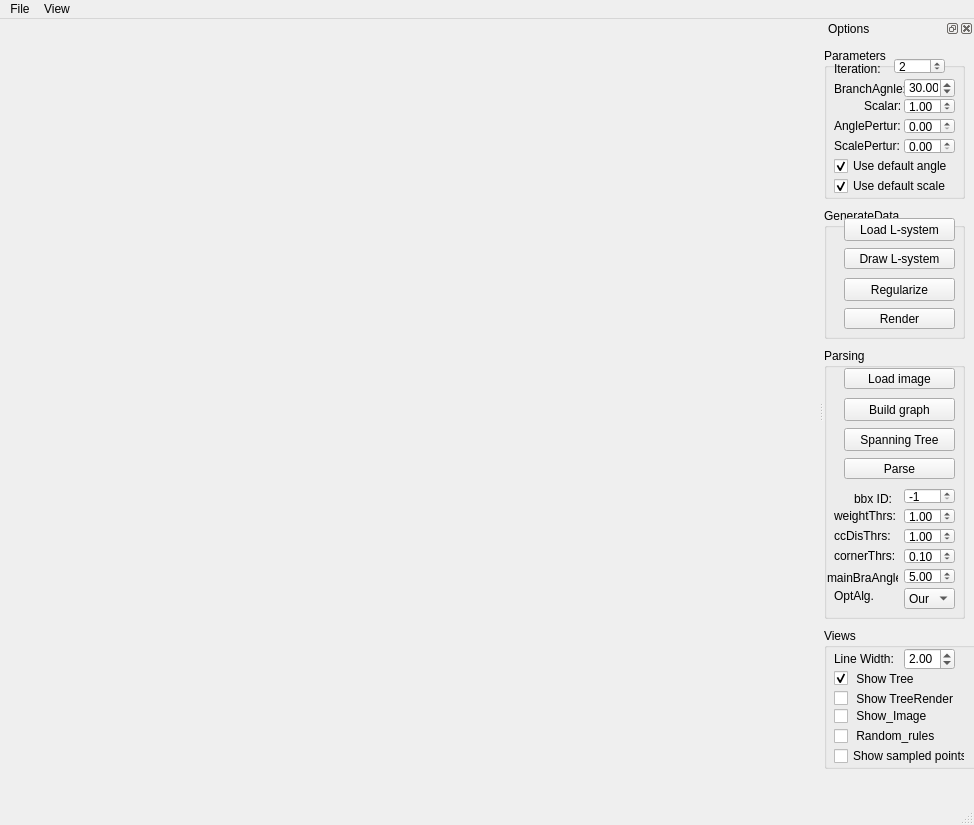
<?xml version="1.0" encoding="UTF-8"?>
<ui version="4.0">
 <author>Jianwei Guo</author>
 <class>MainWindow</class>
 <widget class="QMainWindow" name="MainWindow">
  <property name="geometry">
   <rect>
    <x>0</x>
    <y>0</y>
    <width>974</width>
    <height>825</height>
   </rect>
  </property>
  <property name="sizePolicy">
   <sizepolicy hsizetype="Fixed" vsizetype="Fixed">
    <horstretch>0</horstretch>
    <verstretch>0</verstretch>
   </sizepolicy>
  </property>
  <property name="minimumSize">
   <size>
    <width>512</width>
    <height>512</height>
   </size>
  </property>
  <property name="maximumSize">
   <size>
    <width>2048</width>
    <height>2048</height>
   </size>
  </property>
  <property name="windowTitle">
   <string>IPML2D</string>
  </property>
  <widget class="QWidget" name="centralwidget">
   <layout class="QGridLayout">
    <item row="0" column="0">
     <widget class="GlViewer" name="viewer" native="true">
      <property name="enabled">
       <bool>true</bool>
      </property>
      <property name="sizePolicy">
       <sizepolicy hsizetype="Preferred" vsizetype="Preferred">
        <horstretch>0</horstretch>
        <verstretch>0</verstretch>
       </sizepolicy>
      </property>
      <property name="minimumSize">
       <size>
        <width>512</width>
        <height>512</height>
       </size>
      </property>
      <property name="maximumSize">
       <size>
        <width>512</width>
        <height>512</height>
       </size>
      </property>
      <property name="focusPolicy">
       <enum>Qt::StrongFocus</enum>
      </property>
      <property name="autoFillBackground">
       <bool>false</bool>
      </property>
      <property name="locale">
       <locale language="English" country="UnitedStates"/>
      </property>
     </widget>
    </item>
   </layout>
  </widget>
  <widget class="QStatusBar" name="statusbar"/>
  <widget class="QMenuBar" name="menuBar">
   <property name="geometry">
    <rect>
     <x>0</x>
     <y>0</y>
     <width>974</width>
     <height>26</height>
    </rect>
   </property>
   <widget class="QMenu" name="menuFile">
    <property name="title">
     <string>File</string>
    </property>
   </widget>
   <widget class="QMenu" name="menuView">
    <property name="title">
     <string>View</string>
    </property>
    <addaction name="actionOptionDialog"/>
   </widget>
   <addaction name="menuFile"/>
   <addaction name="menuView"/>
  </widget>
  <widget class="QDockWidget" name="dockWidget_optionsDialog">
   <property name="minimumSize">
    <size>
     <width>150</width>
     <height>400</height>
    </size>
   </property>
   <property name="windowTitle">
    <string>Options</string>
   </property>
   <attribute name="dockWidgetArea">
    <number>2</number>
   </attribute>
   <widget class="QWidget" name="dockWidgetContents">
    <widget class="QGroupBox" name="groupBox_operation">
     <property name="geometry">
      <rect>
       <x>0</x>
       <y>170</y>
       <width>141</width>
       <height>131</height>
      </rect>
     </property>
     <property name="title">
      <string>GenerateData</string>
     </property>
     <widget class="QPushButton" name="pushButton_loadLSystem">
      <property name="geometry">
       <rect>
        <x>20</x>
        <y>10</y>
        <width>111</width>
        <height>23</height>
       </rect>
      </property>
      <property name="text">
       <string>Load L-system</string>
      </property>
     </widget>
     <widget class="QPushButton" name="pushButton_render">
      <property name="geometry">
       <rect>
        <x>20</x>
        <y>100</y>
        <width>111</width>
        <height>21</height>
       </rect>
      </property>
      <property name="text">
       <string>Render</string>
      </property>
     </widget>
     <widget class="QPushButton" name="pushButton_drawLsystem">
      <property name="geometry">
       <rect>
        <x>20</x>
        <y>40</y>
        <width>111</width>
        <height>21</height>
       </rect>
      </property>
      <property name="text">
       <string>Draw L-system</string>
      </property>
     </widget>
     <widget class="QPushButton" name="pushButton_regularize">
      <property name="geometry">
       <rect>
        <x>20</x>
        <y>70</y>
        <width>111</width>
        <height>23</height>
       </rect>
      </property>
      <property name="text">
       <string>Regularize</string>
      </property>
     </widget>
    </widget>
    <widget class="QGroupBox" name="groupBox_parameters">
     <property name="geometry">
      <rect>
       <x>0</x>
       <y>10</y>
       <width>141</width>
       <height>151</height>
      </rect>
     </property>
     <property name="title">
      <string>Parameters</string>
     </property>
     <widget class="QLabel" name="label_branchAngle">
      <property name="geometry">
       <rect>
        <x>10</x>
        <y>30</y>
        <width>91</width>
        <height>21</height>
       </rect>
      </property>
      <property name="text">
       <string>BranchAgnle:</string>
      </property>
     </widget>
     <widget class="QDoubleSpinBox" name="doubleSpinBox_branchAngle">
      <property name="geometry">
       <rect>
        <x>80</x>
        <y>30</y>
        <width>51</width>
        <height>20</height>
       </rect>
      </property>
      <property name="decimals">
       <number>2</number>
      </property>
      <property name="maximum">
       <double>90.000000000000000</double>
      </property>
      <property name="singleStep">
       <double>0.010000000000000</double>
      </property>
      <property name="value">
       <double>30.000000000000000</double>
      </property>
     </widget>
     <widget class="QSpinBox" name="spinBox_Iter">
      <property name="geometry">
       <rect>
        <x>70</x>
        <y>10</y>
        <width>51</width>
        <height>16</height>
       </rect>
      </property>
      <property name="maximum">
       <number>100</number>
      </property>
      <property name="value">
       <number>2</number>
      </property>
     </widget>
     <widget class="QLabel" name="label_iteration">
      <property name="geometry">
       <rect>
        <x>10</x>
        <y>10</y>
        <width>61</width>
        <height>21</height>
       </rect>
      </property>
      <property name="text">
       <string>Iteration:</string>
      </property>
     </widget>
     <widget class="QCheckBox" name="checkBox_useSetBranchAngle">
      <property name="geometry">
       <rect>
        <x>10</x>
        <y>110</y>
        <width>131</width>
        <height>16</height>
       </rect>
      </property>
      <property name="text">
       <string>Use default angle</string>
      </property>
      <property name="checked">
       <bool>true</bool>
      </property>
     </widget>
     <widget class="QDoubleSpinBox" name="doubleSpinBox_anglePerturbation">
      <property name="geometry">
       <rect>
        <x>80</x>
        <y>70</y>
        <width>51</width>
        <height>16</height>
       </rect>
      </property>
      <property name="maximum">
       <double>90.000000000000000</double>
      </property>
      <property name="singleStep">
       <double>0.010000000000000</double>
      </property>
     </widget>
     <widget class="QLabel" name="label_anglePerturbation">
      <property name="geometry">
       <rect>
        <x>10</x>
        <y>70</y>
        <width>91</width>
        <height>16</height>
       </rect>
      </property>
      <property name="text">
       <string>AnglePertur:</string>
      </property>
     </widget>
     <widget class="QCheckBox" name="checkBox_useSetScale">
      <property name="geometry">
       <rect>
        <x>10</x>
        <y>130</y>
        <width>131</width>
        <height>16</height>
       </rect>
      </property>
      <property name="text">
       <string>Use default scale</string>
      </property>
      <property name="checked">
       <bool>true</bool>
      </property>
     </widget>
     <widget class="QDoubleSpinBox" name="doubleSpinBox_scale">
      <property name="geometry">
       <rect>
        <x>80</x>
        <y>50</y>
        <width>51</width>
        <height>16</height>
       </rect>
      </property>
      <property name="singleStep">
       <double>0.010000000000000</double>
      </property>
      <property name="value">
       <double>1.000000000000000</double>
      </property>
     </widget>
     <widget class="QLabel" name="label_scale">
      <property name="geometry">
       <rect>
        <x>40</x>
        <y>50</y>
        <width>41</width>
        <height>16</height>
       </rect>
      </property>
      <property name="text">
       <string>Scalar:</string>
      </property>
     </widget>
     <widget class="QDoubleSpinBox" name="doubleSpinBox">
      <property name="geometry">
       <rect>
        <x>80</x>
        <y>90</y>
        <width>51</width>
        <height>16</height>
       </rect>
      </property>
     </widget>
     <widget class="QLabel" name="label">
      <property name="geometry">
       <rect>
        <x>10</x>
        <y>90</y>
        <width>71</width>
        <height>16</height>
       </rect>
      </property>
      <property name="text">
       <string>ScalePertur:</string>
      </property>
     </widget>
    </widget>
    <widget class="QGroupBox" name="groupBox_views">
     <property name="geometry">
      <rect>
       <x>0</x>
       <y>590</y>
       <width>161</width>
       <height>141</height>
      </rect>
     </property>
     <property name="title">
      <string>Views</string>
     </property>
     <widget class="QCheckBox" name="checkBox_showTreeRender">
      <property name="geometry">
       <rect>
        <x>10</x>
        <y>60</y>
        <width>121</width>
        <height>21</height>
       </rect>
      </property>
      <property name="text">
       <string> Show TreeRender</string>
      </property>
     </widget>
     <widget class="QLabel" name="label_LineWidth">
      <property name="geometry">
       <rect>
        <x>10</x>
        <y>20</y>
        <width>71</width>
        <height>21</height>
       </rect>
      </property>
      <property name="text">
       <string>Line Width:</string>
      </property>
     </widget>
     <widget class="QDoubleSpinBox" name="doubleSpinBox_LineWidth">
      <property name="geometry">
       <rect>
        <x>80</x>
        <y>20</y>
        <width>51</width>
        <height>22</height>
       </rect>
      </property>
      <property name="decimals">
       <number>2</number>
      </property>
      <property name="minimum">
       <double>0.010000000000000</double>
      </property>
      <property name="maximum">
       <double>20.000000000000000</double>
      </property>
      <property name="singleStep">
       <double>1.000000000000000</double>
      </property>
      <property name="value">
       <double>2.000000000000000</double>
      </property>
     </widget>
     <widget class="QCheckBox" name="checkBox_showTree">
      <property name="geometry">
       <rect>
        <x>10</x>
        <y>40</y>
        <width>111</width>
        <height>21</height>
       </rect>
      </property>
      <property name="text">
       <string> Show Tree</string>
      </property>
      <property name="checked">
       <bool>true</bool>
      </property>
     </widget>
     <widget class="QCheckBox" name="checkBox_showImage">
      <property name="geometry">
       <rect>
        <x>10</x>
        <y>80</y>
        <width>111</width>
        <height>16</height>
       </rect>
      </property>
      <property name="text">
       <string> Show_Image</string>
      </property>
     </widget>
     <widget class="QCheckBox" name="checkBox_randomRule">
      <property name="geometry">
       <rect>
        <x>10</x>
        <y>100</y>
        <width>111</width>
        <height>16</height>
       </rect>
      </property>
      <property name="text">
       <string> Random_rules</string>
      </property>
      <property name="checked">
       <bool>false</bool>
      </property>
     </widget>
     <widget class="QCheckBox" name="checkBox_showSampledPoints">
      <property name="geometry">
       <rect>
        <x>10</x>
        <y>120</y>
        <width>131</width>
        <height>16</height>
       </rect>
      </property>
      <property name="text">
       <string>Show sampled points</string>
      </property>
     </widget>
    </widget>
    <widget class="QGroupBox" name="groupBox_parsing">
     <property name="geometry">
      <rect>
       <x>0</x>
       <y>310</y>
       <width>141</width>
       <height>271</height>
      </rect>
     </property>
     <property name="title">
      <string>Parsing</string>
     </property>
     <widget class="QPushButton" name="pushButton_loadParsing">
      <property name="geometry">
       <rect>
        <x>20</x>
        <y>20</y>
        <width>111</width>
        <height>21</height>
       </rect>
      </property>
      <property name="text">
       <string>Load image</string>
      </property>
     </widget>
     <widget class="QLabel" name="label_bbxID">
      <property name="geometry">
       <rect>
        <x>30</x>
        <y>140</y>
        <width>41</width>
        <height>21</height>
       </rect>
      </property>
      <property name="text">
       <string>bbx ID:</string>
      </property>
     </widget>
     <widget class="QSpinBox" name="spinBox_bbxID">
      <property name="geometry">
       <rect>
        <x>80</x>
        <y>140</y>
        <width>51</width>
        <height>16</height>
       </rect>
      </property>
      <property name="minimum">
       <number>-1</number>
      </property>
      <property name="maximum">
       <number>200</number>
      </property>
      <property name="singleStep">
       <number>10</number>
      </property>
      <property name="value">
       <number>-1</number>
      </property>
      <property name="displayIntegerBase">
       <number>10</number>
      </property>
     </widget>
     <widget class="QPushButton" name="pushButton_parseGrammar">
      <property name="geometry">
       <rect>
        <x>20</x>
        <y>110</y>
        <width>111</width>
        <height>21</height>
       </rect>
      </property>
      <property name="text">
       <string>Parse</string>
      </property>
     </widget>
     <widget class="QPushButton" name="pushButton_buildGraph">
      <property name="geometry">
       <rect>
        <x>20</x>
        <y>50</y>
        <width>111</width>
        <height>23</height>
       </rect>
      </property>
      <property name="text">
       <string>Build graph</string>
      </property>
     </widget>
     <widget class="QDoubleSpinBox" name="doubleSpinBox_weightThrs">
      <property name="geometry">
       <rect>
        <x>80</x>
        <y>160</y>
        <width>51</width>
        <height>16</height>
       </rect>
      </property>
      <property name="maximum">
       <double>20.000000000000000</double>
      </property>
      <property name="singleStep">
       <double>0.010000000000000</double>
      </property>
      <property name="value">
       <double>1.000000000000000</double>
      </property>
     </widget>
     <widget class="QLabel" name="label_weightThrs">
      <property name="geometry">
       <rect>
        <x>10</x>
        <y>160</y>
        <width>71</width>
        <height>16</height>
       </rect>
      </property>
      <property name="text">
       <string>weightThrs:</string>
      </property>
     </widget>
     <widget class="QDoubleSpinBox" name="doubleSpinBox_centerDisThrs">
      <property name="geometry">
       <rect>
        <x>80</x>
        <y>180</y>
        <width>51</width>
        <height>16</height>
       </rect>
      </property>
      <property name="maximum">
       <double>15.000000000000000</double>
      </property>
      <property name="singleStep">
       <double>0.010000000000000</double>
      </property>
      <property name="value">
       <double>1.000000000000000</double>
      </property>
     </widget>
     <widget class="QLabel" name="label_centerDisThrs">
      <property name="geometry">
       <rect>
        <x>10</x>
        <y>180</y>
        <width>61</width>
        <height>16</height>
       </rect>
      </property>
      <property name="text">
       <string>ccDisThrs:</string>
      </property>
     </widget>
     <widget class="QDoubleSpinBox" name="doubleSpinBox_cornerDisThrs">
      <property name="geometry">
       <rect>
        <x>80</x>
        <y>200</y>
        <width>51</width>
        <height>16</height>
       </rect>
      </property>
      <property name="maximum">
       <double>10.000000000000000</double>
      </property>
      <property name="singleStep">
       <double>0.010000000000000</double>
      </property>
      <property name="value">
       <double>0.100000000000000</double>
      </property>
     </widget>
     <widget class="QLabel" name="label__cornerDisThrs">
      <property name="geometry">
       <rect>
        <x>10</x>
        <y>200</y>
        <width>71</width>
        <height>16</height>
       </rect>
      </property>
      <property name="text">
       <string>cornerThrs:</string>
      </property>
     </widget>
     <widget class="QPushButton" name="pushButton_extractSpanningTree">
      <property name="geometry">
       <rect>
        <x>20</x>
        <y>80</y>
        <width>111</width>
        <height>23</height>
       </rect>
      </property>
      <property name="text">
       <string>Spanning Tree</string>
      </property>
     </widget>
     <widget class="QDoubleSpinBox" name="doubleSpinBox_mianBranchAngle">
      <property name="geometry">
       <rect>
        <x>80</x>
        <y>220</y>
        <width>51</width>
        <height>16</height>
       </rect>
      </property>
      <property name="maximum">
       <double>30.000000000000000</double>
      </property>
      <property name="singleStep">
       <double>0.010000000000000</double>
      </property>
      <property name="value">
       <double>5.000000000000000</double>
      </property>
     </widget>
     <widget class="QLabel" name="label_mianBranchAngle">
      <property name="geometry">
       <rect>
        <x>3</x>
        <y>220</y>
        <width>71</width>
        <height>20</height>
       </rect>
      </property>
      <property name="text">
       <string>mainBraAngle:</string>
      </property>
     </widget>
     <widget class="QComboBox" name="comboBox_methods">
      <property name="geometry">
       <rect>
        <x>80</x>
        <y>240</y>
        <width>51</width>
        <height>21</height>
       </rect>
      </property>
      <item>
       <property name="text">
        <string>Our</string>
       </property>
      </item>
      <item>
       <property name="text">
        <string>SA</string>
       </property>
      </item>
      <item>
       <property name="text">
        <string>GA</string>
       </property>
      </item>
     </widget>
     <widget class="QLabel" name="label_2">
      <property name="geometry">
       <rect>
        <x>10</x>
        <y>240</y>
        <width>72</width>
        <height>15</height>
       </rect>
      </property>
      <property name="text">
       <string>OptAlg.</string>
      </property>
     </widget>
    </widget>
   </widget>
  </widget>
  <action name="actionOptionDialog">
   <property name="checkable">
    <bool>false</bool>
   </property>
   <property name="checked">
    <bool>false</bool>
   </property>
   <property name="text">
    <string>Show/hide Option Dialog</string>
   </property>
  </action>
 </widget>
 <customwidgets>
  <customwidget>
   <class>GlViewer</class>
   <extends>QWidget</extends>
   <header>glviewer.h</header>
   <container>1</container>
  </customwidget>
 </customwidgets>
 <resources/>
 <connections/>
</ui>
